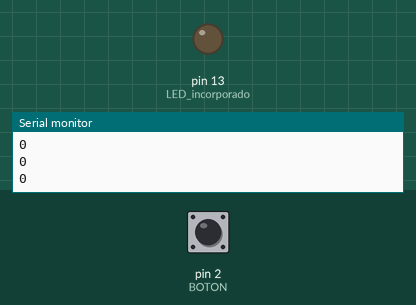
Simulated run of this sketch. Board: Arduino Uno, built with avr-gcc and run on an emulated ATmega328P. Shown: output pins drawn as LEDs (lit = HIGH), the last lines printed to the serial monitor. Inputs (shaded band) come from the test bench; at power-on: pin 2 (BOTON) HIGH.

Above: at 1.2 s.
1.3 s: pin 2 (BOTON) pulled LOW for 0.15 s
At 1.4 s:
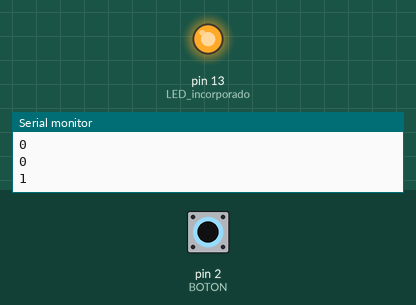
3.0 s: pin 2 (BOTON) pulled LOW for 3.2 s
At 7.1 s:
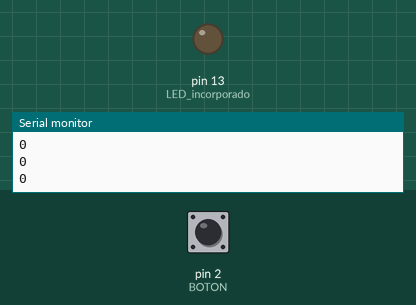
Timing chart, 0 to 8.6 s (numbered marks = the images above; inputs shaded):
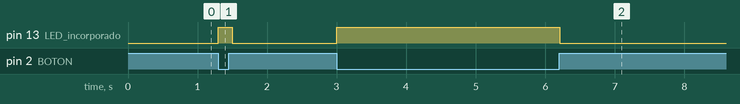

The sketch:

nivel-3.ino
```cpp
// UNO R3 A000066; Alps Alpine SKHHAMA010, terminal 1 a D2 y 3 a GND.
// 1-2 y 3-4 están unidos internamente. No conectar 5V al pulsador.
const byte BOTON = 2;
void setup() {
  Serial.begin(9600); // Configurar igual el Monitor serie.
  pinMode(BOTON, INPUT_PULLUP); // Suelto HIGH, pulsado LOW.
  pinMode(LED_BUILTIN, OUTPUT); // LED incorporado, sin cable externo.
}
void loop() {
  bool pulsado = (digitalRead(BOTON) == LOW);
  digitalWrite(LED_BUILTIN, pulsado); // bool se convierte a 0/1.
  Serial.println(pulsado);
  delay(100); // Facilita observar estados; NO es antirrebote.
}
```

Measured:
- after the input at 1.3 s, pin 13 (LED_incorporado): LOW → HIGH at once, → LOW 0.20 s later
- after the input at 3.0 s, pin 13 (LED_incorporado): LOW → HIGH at once, → LOW 3.2 s later
